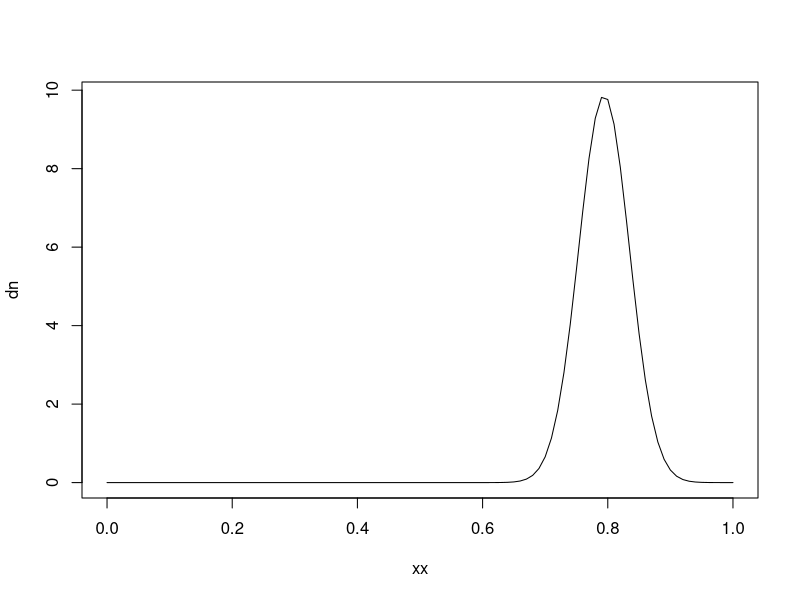
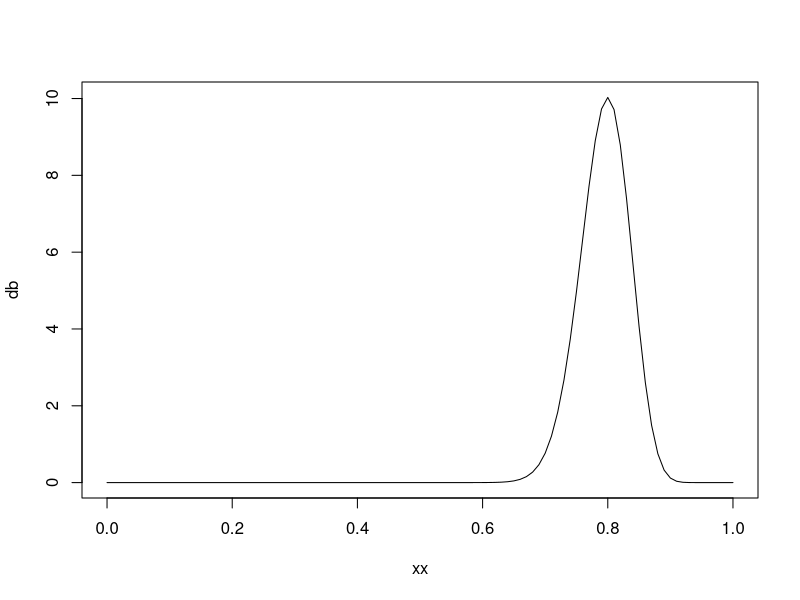
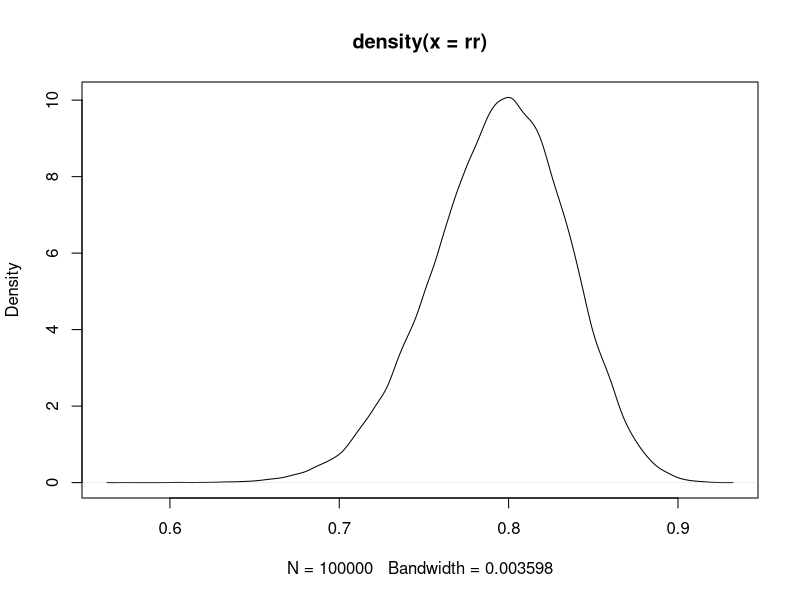

Write R code to recreate these figures, in order. (Note: this script raises an error after producing the figures.)

n1 <- 100
y1 <- 80
a1 <- 1
nu1 <- 2
e1 <- (y1+a1)/(n1+nu1)
s1 <- sqrt((e1*(1-e1))/n1)

n0 <- 100
y0 <- 100
a0 <- 1
nu0 <- 2
e0 <- (y0+a0)/(n0+nu0)
s0 <- sqrt((e0*(1-e0))/n0)

e1
e0


xx <- seq(0, 1, 0.01)


### SINGLE PROP
# single prop wald interval (lower)
qnorm(0.05, e1, s1)
e1 + qnorm(0.05)*s1

dn <- dnorm(xx, e1, s1)
plot(xx, dn, type="l")


# single prop credible interval
qbeta(0.05, y1+a1, n1+nu1-y1-a1)

db <- dbeta(xx, y1+a1, n1+nu1-y1-a1)
plot(xx, db, type="l")


### co-primary endpoint
# CPE normal 
qnorm(0.05, e1, s1)

# CPE mbeta
nrep=100000

r1 <- rbeta(nrep,  y1+a1, n1+nu1-y1-a1)
r0 <- rbeta(nrep,  y0+a0, n0+nu0-y0-a0)

rr <- pmin(r1, r0)

quantile(rr, 0.05)

plot(density(rr))


#####################
set.seed(1337)
dd1 <- sample_data_roc()
dd2 <- sample_data_lfc()

g <- 1
alt <- "two"

## ROC
dta(dd1, adj="none", alt=alt, regu=T)[[1]][[g]]
dta(dd1, adj="bonf", alt=alt, regu=T)[[1]][[g]]
dta(dd1, adj="maxt", alt=alt, regu=T)[[1]][[g]]
dta(dd1, adj="mbeta", alt=alt, regu=T, pars=list(nrep=10000, loss="fwer"))[[1]][[g]]
dta(dd1, adj="mbeta", alt=alt, regu=T, pars=list(nrep=10000, loss="fwer2"))[[1]][[g]]


dta(dd1[1], adj="mbeta", regu=T, loss="fwer")



## LFC


dta(dd2, adj="maxt", regu=T, pars=list(nrep=10000, loss="fwer"))[[1]][[1]]







## CHECK
dd <- dd2

d1 <- dd[[1]]
d2 <- dd[[2]]

j <- 1

n1 <- nrow(d1)
y1 <- colSums(d1)[j]
a1 <- 1
nu1 <- 2
e1 <- (y1+a1)/(n1+nu1)
s1 <- sqrt((e1*(1-e1))/n1)

n0 <- nrow(d2)
y0 <- colSums(d2)[j]
a0 <- 1
nu0 <- 2
e0 <- (y0+a0)/(n0+nu0)
s0 <- sqrt((e0*(1-e0))/n0)

r1 <- rbeta(nrep,  y1+a1, n1+nu1-y1-a1)
r0 <- rbeta(nrep,  y0+a0, n0+nu0-y0-a0)

rr <- pmin(r1, r0)

quantile(rr, 0.05)

p <- sqrt(0.05)

mean(r1 < qbeta(p, a1+y1, n1+nu1-y1-a1))
mean(r0 < qbeta(p, a0+y0, n0+nu0-y0-a0))

mean(r1 < qbeta(p, a1+y1, n1+nu1-y1-a1) & r0 < qbeta(p, a0+y0, n0+nu0-y0-a0))










